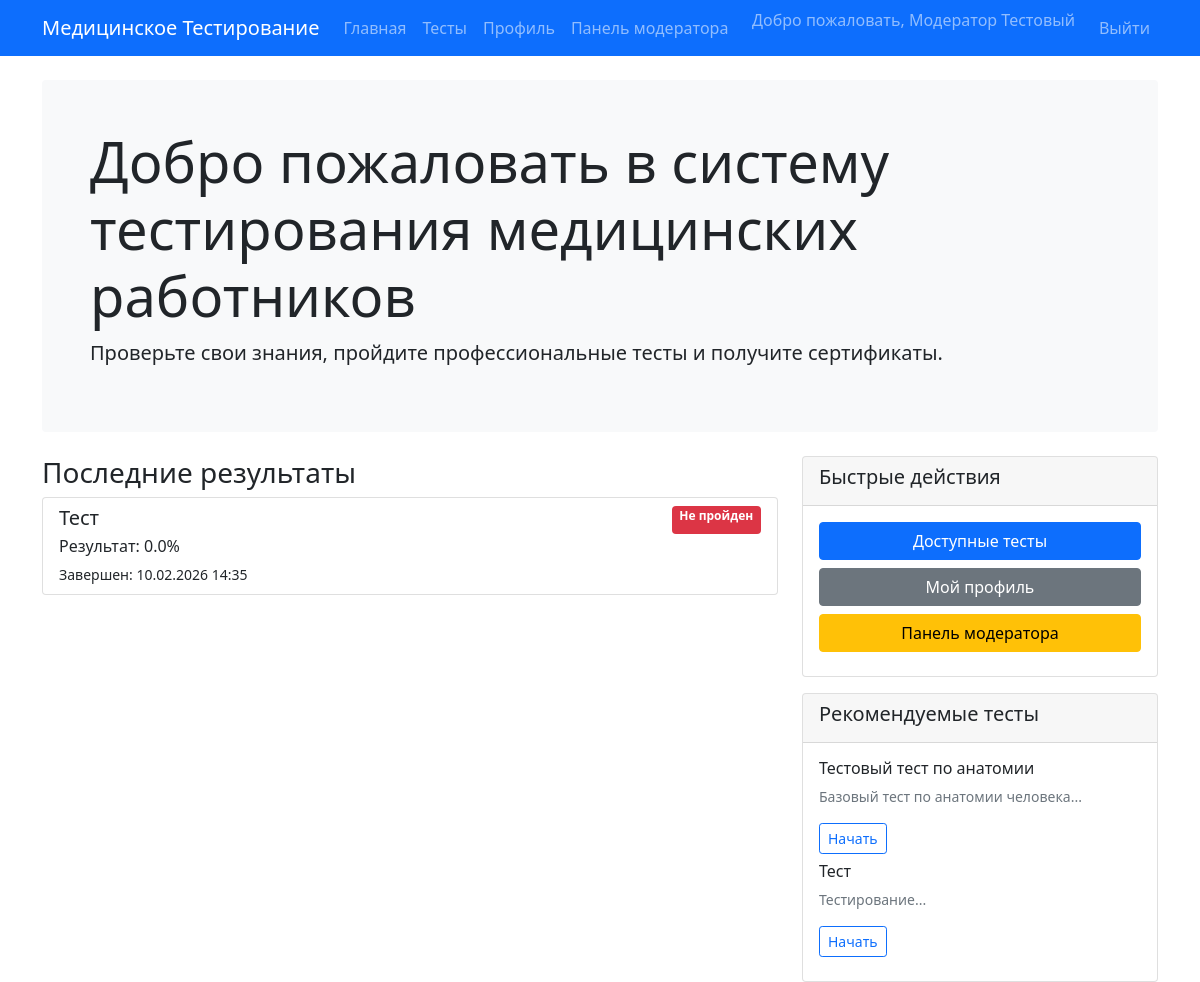
/ (signed in), run on the app's committed database.
### website/models.py (models this page shows, shortened)
class MedicalWorker(UserMixin, db.Model):
    __tablename__ = 'medical_workers'
    id = db.Column(db.Integer, primary_key=True)
    email = db.Column(db.String(120), unique=True, nullable=False)
    username = db.Column(db.String(80), unique=True, nullable=False)
    first_name = db.Column(db.String(80), nullable=False)
    last_name = db.Column(db.String(80), nullable=False)
    password_hash = db.Column(db.String(256), nullable=False)
    specialization = db.Column(db.String(50), nullable=False)
    license_number = db.Column(db.String(50), unique=True, nullable=False)
    institution = db.Column(db.String(200))
    position = db.Column(db.String(100))
    years_experience = db.Column(db.Integer, default=0)
    is_moderator = db.Column(db.Boolean, default=False)
    is_admin = db.Column(db.Boolean, default=False)
    created_at = db.Column(db.DateTime, default=datetime.utcnow)
    tests_taken = db.relationship('TestResult', backref='worker', lazy=True)
    def get_full_name(self):
        return f"{self.first_name} {self.last_name}"

class TestResult(db.Model):
    __tablename__ = 'test_results'
    id = db.Column(db.Integer, primary_key=True)
    worker_id = db.Column(db.Integer, db.ForeignKey('medical_workers.id'))
    test_id = db.Column(db.Integer, db.ForeignKey('tests.id'))
    score = db.Column(db.Integer)
    percentage = db.Column(db.Float)
    passed = db.Column(db.Boolean)
    started_at = db.Column(db.DateTime, default=datetime.utcnow)
    completed_at = db.Column(db.DateTime)
    time_taken = db.Column(db.Integer)  # в секундах
    answers = db.relationship('UserAnswer', backref='result', lazy=True)

class Test(db.Model):
    __tablename__ = 'tests'
    id = db.Column(db.Integer, primary_key=True)
    title = db.Column(db.String(200), nullable=False)
    description = db.Column(db.Text)
    category_id = db.Column(db.Integer, db.ForeignKey('test_categories.id'))
    difficulty = db.Column(db.String(20), default='medium')
    time_limit = db.Column(db.Integer, default=3600)  # в секундах
    passing_score = db.Column(db.Integer, default=70)  # процент
    access_type = db.Column(db.String(20), default='simple', nullable=False)
    max_attempts = db.Column(db.Integer, default=1)  # 0 или NULL = без ограничений
    start_at = db.Column(db.DateTime)
    end_at = db.Column(db.DateTime)
    is_strict_mode = db.Column(db.Boolean, default=True)  # строгий экзаменационный режим
    shuffle_questions = db.Column(db.Boolean, default=False)
    shuffle_answers = db.Column(db.Boolean, default=False)
    is_active = db.Column(db.Boolean, default=True)
    created_by = db.Column(db.Integer, db.ForeignKey('medical_workers.id'))
    created_at = db.Column(db.DateTime, default=datetime.utcnow)
    questions = db.relationship('Question', backref='test', lazy=True)
    results = db.relationship('TestResult', backref='test', lazy=True)

### website/views.py (the view)
@main_bp.route('/')
def index():
    if current_user.is_authenticated:
        recent_results = TestResult.query.filter_by(
            worker_id=current_user.id
        ).order_by(TestResult.completed_at.desc()).limit(5).all()
        available_tests = Test.query.filter_by(is_active=True).all()
        return render_template('index.html',
                               recent_results=recent_results,
                               available_tests=available_tests)
    return render_template('index.html')

### website/models.py (called while the page is built)
@login_manager.user_loader
def load_user(id):
    return MedicalWorker.query.get(int(id))

### website/templates/index.html (shortened to what this page needs)
{% extends "base.html" %}
{% block content %}
<div class="jumbotron bg-light p-5 rounded">
    <h1 class="display-4">Добро пожаловать в систему тестирования медицинских работников</h1>
    <p class="lead">Проверьте свои знания, пройдите профессиональные тесты и получите сертификаты.</p>
</div>
{% if current_user.is_authenticated %}
<div class="row mt-4">
    <div class="col-md-8">
        <h3>Последние результаты</h3>
        {% if recent_results %}
            <div class="list-group">
                {% for result in recent_results %}
                <a href="{{ url_for('main.test_result', result_id=result.id) }}"
                   class="list-group-item list-group-item-action">
                    <div class="d-flex w-100 justify-content-between">
                        <h5 class="mb-1">{{ result.test.title if result.test else 'Тест удален' }}</h5>
                        <span class="badge bg-{{ 'success' if result.passed else 'danger' if result.passed is false else 'warning' }}">
                            {{ 'Пройден' if result.passed else 'Не пройден' if result.passed is false else 'В процессе' }}
                        </span>
                    </div>
                    <p class="mb-1">
                        Результат:
                        {% if result.percentage is not none %}
                        {{ "%.1f"|format(result.percentage) }}%
                        {% else %}
                        не завершен
                        {% endif %}
                    </p>
                    <small>
                        {% if result.completed_at %}
                        Завершен: {{ result.completed_at.strftime('%d.%m.%Y %H:%M') }}
                        {% elif result.started_at %}
                        Начат: {{ result.started_at.strftime('%d.%m.%Y %H:%M') }}
                        {% endif %}
                    </small>
                </a>
                {% endfor %}
            </div>
        {% else %}
            <div class="alert alert-info">
                Вы еще не проходили тесты. <a href="{{ url_for('main.tests') }}">Начните сейчас!</a>
            </div>
        {% endif %}
    </div>
    <div class="col-md-4">
        <div class="card">
            <div class="card-header">
                <h5>Быстрые действия</h5>
            </div>
            <div class="card-body">
                <a href="{{ url_for('main.tests') }}" class="btn btn-primary w-100 mb-2">
                    Доступные тесты
                </a>
                <a href="{{ url_for('main.profile') }}" class="btn btn-secondary w-100 mb-2">
                    Мой профиль
                </a>
                {% if current_user.is_moderator %}
                <a href="{{ url_for('moderator.panel') }}" class="btn btn-warning w-100 mb-2">
                    Панель модератора
                </a>
                {% endif %}
            </div>
        </div>
        {% if available_tests %}
        <div class="card mt-3">
            <div class="card-header">
                <h5>Рекомендуемые тесты</h5>
            </div>
            <div class="card-body">
                {% for test in available_tests[:3] %}
                <div class="mb-2">
                    <h6>{{ test.title }}</h6>
                    <p class="small text-muted">{{ (test.description or '')[:100] }}...</p>
                    <a href="{{ url_for('main.test_detail', test_id=test.id) }}" class="btn btn-sm btn-outline-primary">
                        Начать
                    </a>
                </div>
                {% endfor %}
            </div>
        </div>
        {% endif %}
    </div>
</div>
{% endif %}
{% endblock %}

### website/templates/base.html (shortened to what this page needs)
<!DOCTYPE html>
<html lang="ru">
<head>
    <link href="https://cdn.jsdelivr.net/npm/bootstrap@5.1.3/dist/css/bootstrap.min.css" rel="stylesheet">
</head>
<body>
    <nav class="navbar navbar-expand-lg navbar-dark bg-primary">
        <div class="container">
            <a class="navbar-brand" href="{{ url_for('main.index') }}">Медицинское Тестирование</a>
            <div class="collapse navbar-collapse" id="navbarNav">
                <ul class="navbar-nav me-auto">
                    <li class="nav-item">
                        <a class="nav-link" href="{{ url_for('main.index') }}">Главная</a>
                    </li>
                    {% if current_user.is_authenticated %}
                    <li class="nav-item">
                        <a class="nav-link" href="{{ url_for('main.tests') }}">Тесты</a>
                    </li>
                    <li class="nav-item">
                        <a class="nav-link" href="{{ url_for('main.profile') }}">Профиль</a>
                    </li>
                    {% if current_user.is_moderator %}
                    <li class="nav-item">
                        <a class="nav-link" href="{{ url_for('moderator.panel') }}">Панель модератора</a>
                    </li>
                    {% endif %}
                    {% endif %}
                </ul>
                <ul class="navbar-nav">
                    {% if current_user.is_authenticated %}
                    <li class="nav-item">
                        <span class="navbar-text me-3">Добро пожаловать,
                            {{ current_user.get_full_name() }}
                        </span>
                    </li>
                    <li class="nav-item">
                        <a class="nav-link" href="{{ url_for('auth.logout') }}">Выйти</a>
                    </li>
                    {% endif %}
                </ul>
            </div>
        </div>
    </nav>
    <div class="container mt-4">
        {% block content %}{% endblock %}
    </div>
</body>
</html>

### data on the page
MedicalWorker: get_full_name "Модератор Тестовый"
TestResult: test "Тест", passed "Не пройден", percentage "0.0", completed_at "10.02.2026 14:35"
Test: title "Тестовый тест по анатомии", description "Базовый тест по анатомии человека"
Test: title "Тест", description "Тестирование"
